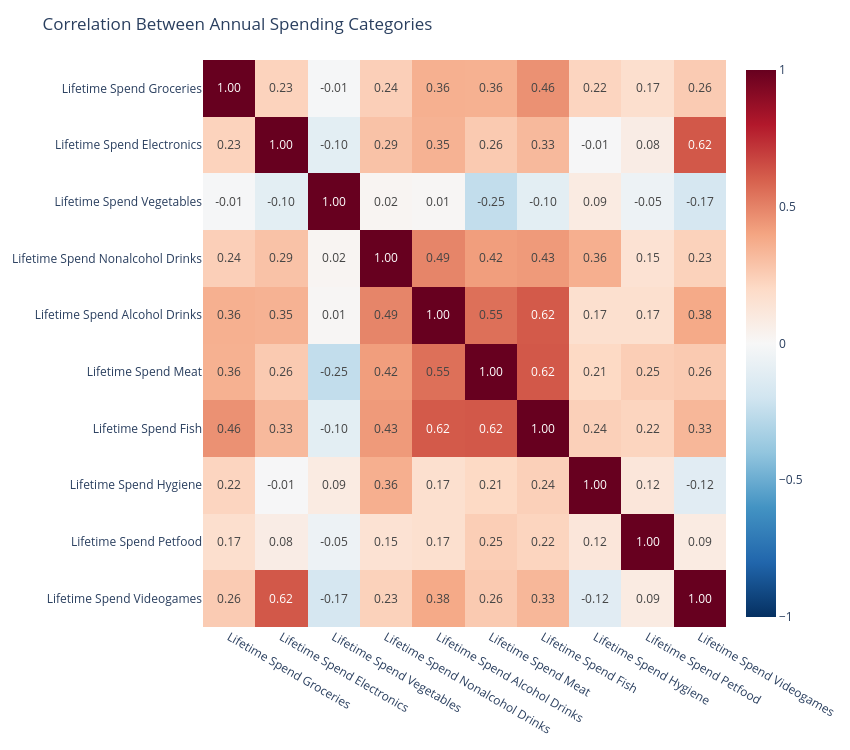

Notebook cell for this chart:
### Markdown cell above
## Spending Relationships

The spending variables are analysed using their lifetime values. Strong correlations may indicate redundant information that can later be reduced with PCA or autoencoders.

### Code cell
spend_columns = [
    'lifetime_spend_groceries',
    'lifetime_spend_electronics',
    'lifetime_spend_vegetables',
    'lifetime_spend_nonalcohol_drinks',
    'lifetime_spend_alcohol_drinks',
    'lifetime_spend_meat',
    'lifetime_spend_fish',
    'lifetime_spend_hygiene',
    'lifetime_spend_petfood',
    'lifetime_spend_videogames',
]

plot_spend_correlation(customer_info_eda, spend_columns)

### Figure 1 — Plotly figure (JSON) as saved in the notebook; plotly's stock layout.template omitted (floating-point values rounded to 4 significant figures)
{"data": [{"coloraxis": "coloraxis", "hovertemplate": "x: %{x}<br>y: %{y}<br>color: %{z}<extra></extra>", "name": "0", "texttemplate": "%{z:.2f}", "type": "heatmap", "x": ["Lifetime Spend Groceries", "Lifetime Spend Electronics", "Lifetime Spend Vegetables", "Lifetime Spend Nonalcohol Drinks", "Lifetime Spend Alcohol Drinks", "Lifetime Spend Meat", "Lifetime Spend Fish", "Lifetime Spend Hygiene", "Lifetime Spend Petfood", "Lifetime Spend Videogames"], "xaxis": "x", "y": ["Lifetime Spend Groceries", "Lifetime Spend Electronics", "Lifetime Spend Vegetables", "Lifetime Spend Nonalcohol Drinks", "Lifetime Spend Alcohol Drinks", "Lifetime Spend Meat", "Lifetime Spend Fish", "Lifetime Spend Hygiene", "Lifetime Spend Petfood", "Lifetime Spend Videogames"], "yaxis": "y", "z": [[1, 0.2283, -0.008354, 0.2435, 0.3583, 0.3562, 0.4577, 0.221, 0.1721, 0.2589], [0.2283, 1, -0.1034, 0.2927, 0.351, 0.2629, 0.3251, -0.005813, 0.07606, 0.6232], [-0.008354, -0.1034, 1, 0.02233, 0.0121, -0.2472, -0.1031, 0.08603, -0.05147, -0.1741], [0.2435, 0.2927, 0.02233, 1, 0.4942, 0.4194, 0.4305, 0.3619, 0.1515, 0.2349], [0.3583, 0.351, 0.0121, 0.4942, 1, 0.5533, 0.6171, 0.1664, 0.1674, 0.3833], [0.3562, 0.2629, -0.2472, 0.4194, 0.5533, 1, 0.622, 0.2054, 0.2497, 0.2627], [0.4577, 0.3251, -0.1031, 0.4305, 0.6171, 0.622, 1, 0.2396, 0.2234, 0.3321], [0.221, -0.005813, 0.08603, 0.3619, 0.1664, 0.2054, 0.2396, 1, 0.1199, -0.1183], [0.1721, 0.07606, -0.05147, 0.1515, 0.1674, 0.2497, 0.2234, 0.1199, 1, 0.08798], [0.2589, 0.6232, -0.1741, 0.2349, 0.3833, 0.2627, 0.3321, -0.1183, 0.08798, 1]]}], "layout": {"coloraxis": {"cmax": 1, "cmin": -1, "colorscale": [[0, "rgb(5,48,97)"], [0.1, "rgb(33,102,172)"], [0.2, "rgb(67,147,195)"], [0.3, "rgb(146,197,222)"], [0.4, "rgb(209,229,240)"], [0.5, "rgb(247,247,247)"], [0.6, "rgb(253,219,199)"], [0.7, "rgb(244,165,130)"], [0.8, "rgb(214,96,77)"], [0.9, "rgb(178,24,43)"], [1, "rgb(103,0,31)"]]}, "height": 750, "margin": {"t": 60}, "title": {"text": "Correlation Between Annual Spending Categories"}, "width": 850, "xaxis": {"anchor": "y", "domain": [0, 1], "title": {}}, "yaxis": {"anchor": "x", "autorange": "reversed", "domain": [0, 1], "title": {}}}}
